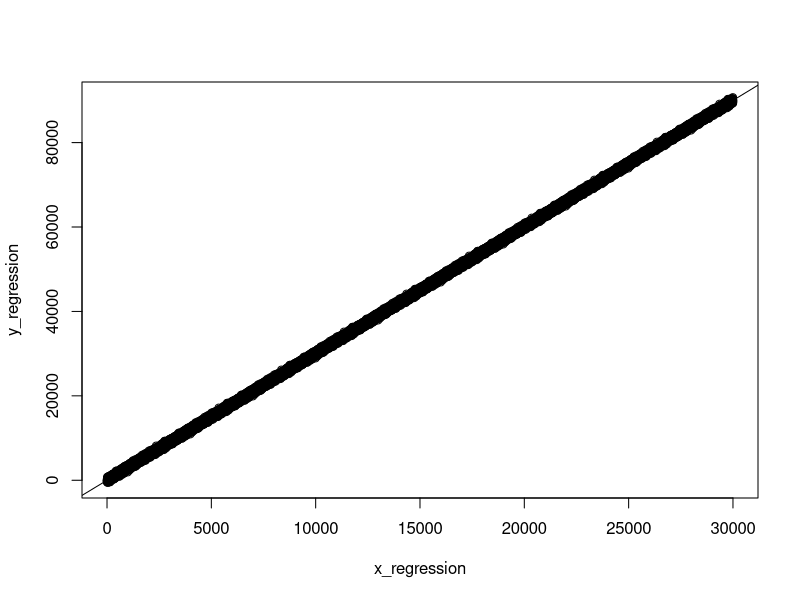

The R script that drew this image:
#If we take SSR and SSE as they are described in my notes, will they add to SST?



regression_error <- rnorm(n = 3000, mean=0, sd=300)
x_regression <- seq(1:30000)
y_regression <- x_regression*3+1+regression_error
line_regression <- lm(y_regression~x_regression)


plot(x = x_regression, y = y_regression)
abline(lm(y_regression~x_regression))


intercept <- line_regression$coefficients[1]
slope <- line_regression$coefficients[2]


anova_regression <- anova(line_regression)
SSR_R <- anova_regression$`Sum Sq`[1]      
SSE_R <- anova_regression$`Sum Sq`[2]



SSR= sum(((x_regression*slope+intercept)-mean(y_regression))^2 )
if(round(SSR,3)==round(SSR_R,3)){print("SSR is Correct")}else(print("SSR is Wrong"))

SSE=sum((y_regression-(x_regression*slope+intercept))^2 )
if(round(SSE,3)==round(SSE_R,3)){print("SSE is Correct")}else(print("SSE is Wrong"))
  

SST_form=sum((y_regression-mean(y_regression))^2)
SST_add=SSE+SSR




if(round(SST_form,0)==round(SST_add,0)){print("The Formulas are the same")}else(print("They are different"))






